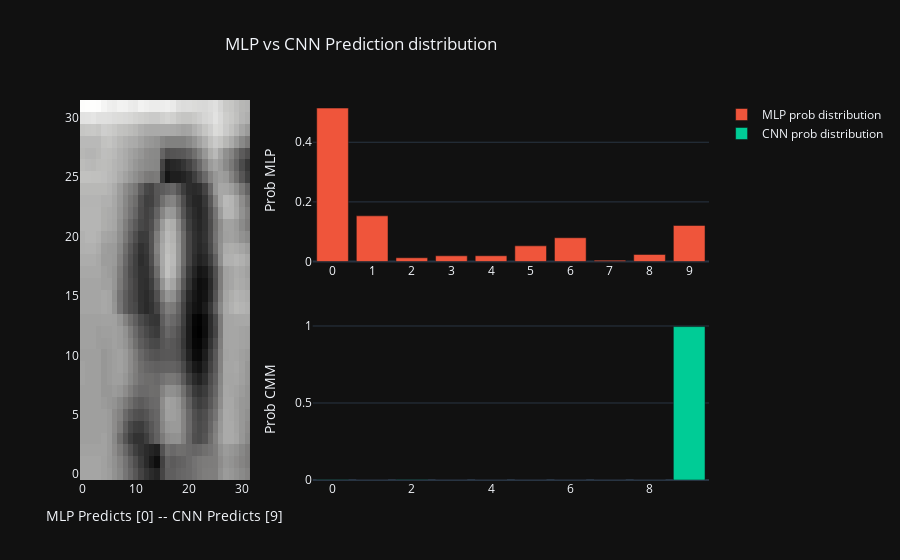

Write notebook code for a chart like this one.
### Code cell
from plotly.subplots import make_subplots
import plotly.graph_objects as go


def plot_pred_dist(model1 = Best_MLP_model,model2 = Best_CNN_model, test_X_gray = test_X_gray):
    fig = make_subplots(rows=2, cols=2, column_widths=[0.3, 0.7],                         
                        specs=[[{'rowspan': 2}, {}], [None, {}]])
    predicted_classes = [0, 1, 2, 3, 4, 5, 6, 7, 8, 9]

    x = np.random.randint(0, len(test_X_gray))
    img = test_X_gray[x]
    predicted_MLP = list(model1.predict(img.reshape(1, 32, 32, 1))[0])
    predicted_CNN = list(model2.predict(img.reshape(1, 32, 32, 1))[0])

    trace_Dist_MLP = go.Bar(x=predicted_classes, y=predicted_MLP, name='MLP prob distribution')
    race_Dist_CNN = go.Bar(x=predicted_classes, y=predicted_CNN, name='CNN prob distribution')
    
    #* I know it's not greenish as i ploted them before, but i want to see how far i can go with so many limitions of Image ploting with plotly 
    #* although Plotly provides more interacity better Visulization it struggles to plot Images, but i managed to ger around it 
    trace1_img = go.Heatmap(z=np.rot90(np.flip(img.reshape(32, 32))), colorscale='gray', transpose=True, name='Image', showscale=False) 
    
    fig.append_trace(trace1_img, row=1, col=1 )
    #fig.append_trace(trace1_img, row=1, col=1 )
    fig.append_trace(trace_Dist_MLP, row=1, col=2 )
    fig.append_trace(race_Dist_CNN, row=2, col=2 )

    fig.update_layout(template='plotly_dark')
    fig.update_xaxes(dtick=1, row=1, col=2)
    fig.update_yaxes(title_text='Prob MLP', row=1, col=2)
    #fig.update_xaxes(title_text=f'predicted Num is {predicted_MLP.index(max(predicted_MLP))}', row=1, col=1)
    #fig.update_layout(title_text='MLP Model Prediction distribution', title_x=0.25)
    

    fig.append_trace(trace1_img, row=1, col=1 )
    #fig.update_xaxes(dtick=1, row=1, col=2)
    fig.update_yaxes(title_text='Prob CMM', row=2, col=2)
    fig.update_xaxes(title_text=f'MLP Predicts [{predicted_MLP.index(max(predicted_MLP))}] -- CNN Predicts [{predicted_CNN.index(max(predicted_CNN))}] ', row=1, col=1 )
    fig.update_layout(title_text='MLP vs CNN Prediction distribution', title_x=0.25)
    fig.show()
    
plot_pred_dist()

### Figure 1 — Plotly figure (JSON) as saved in the notebook; plotly's stock layout.template omitted (floating-point values rounded to 4 significant figures; data arrays with more than 128 entries replaced by an {"elided": "..."} marker saying what was removed)
{"data": [{"colorscale": [[0, "rgb(0, 0, 0)"], [0.09091, "rgb(16, 16, 16)"], [0.1818, "rgb(38, 38, 38)"], [0.2727, "rgb(59, 59, 59)"], [0.3636, "rgb(81, 80, 80)"], [0.4545, "rgb(102, 101, 101)"], [0.5455, "rgb(124, 123, 122)"], [0.6364, "rgb(146, 146, 145)"], [0.7273, "rgb(171, 171, 170)"], [0.8182, "rgb(197, 197, 195)"], [0.9091, "rgb(224, 224, 223)"], [1, "rgb(254, 254, 253)"]], "name": "Image", "showscale": false, "transpose": true, "type": "heatmap", "xaxis": "x", "yaxis": "y", "z": {"elided": "32x32 float values"}}, {"name": "MLP prob distribution", "type": "bar", "x": [0, 1, 2, 3, 4, 5, 6, 7, 8, 9], "xaxis": "x2", "y": [0.5146, 0.1532, 0.01248, 0.0191, 0.01927, 0.05256, 0.07968, 0.004541, 0.02367, 0.1209], "yaxis": "y2"}, {"name": "CNN prob distribution", "type": "bar", "x": [0, 1, 2, 3, 4, 5, 6, 7, 8, 9], "xaxis": "x3", "y": [0.001885, 8.081e-05, 0.001447, 2.666e-05, 6.497e-05, 5.382e-06, 1.24e-06, 1.849e-07, 0.000191, 0.9963], "yaxis": "y3"}, {"colorscale": [[0, "rgb(0, 0, 0)"], [0.09091, "rgb(16, 16, 16)"], [0.1818, "rgb(38, 38, 38)"], [0.2727, "rgb(59, 59, 59)"], [0.3636, "rgb(81, 80, 80)"], [0.4545, "rgb(102, 101, 101)"], [0.5455, "rgb(124, 123, 122)"], [0.6364, "rgb(146, 146, 145)"], [0.7273, "rgb(171, 171, 170)"], [0.8182, "rgb(197, 197, 195)"], [0.9091, "rgb(224, 224, 223)"], [1, "rgb(254, 254, 253)"]], "name": "Image", "showscale": false, "transpose": true, "type": "heatmap", "xaxis": "x", "yaxis": "y", "z": {"elided": "32x32 float values"}}], "layout": {"title": {"text": "MLP vs CNN Prediction distribution", "x": 0.25}, "xaxis": {"anchor": "y", "domain": [0, 0.27], "title": {"text": "MLP Predicts [0] -- CNN Predicts [9] "}}, "xaxis2": {"anchor": "y2", "domain": [0.37, 1], "dtick": 1}, "xaxis3": {"anchor": "y3", "domain": [0.37, 1]}, "yaxis": {"anchor": "x", "domain": [0, 1]}, "yaxis2": {"anchor": "x2", "domain": [0.575, 1], "title": {"text": "Prob MLP"}}, "yaxis3": {"anchor": "x3", "domain": [0, 0.425], "title": {"text": "Prob CMM"}}}}
